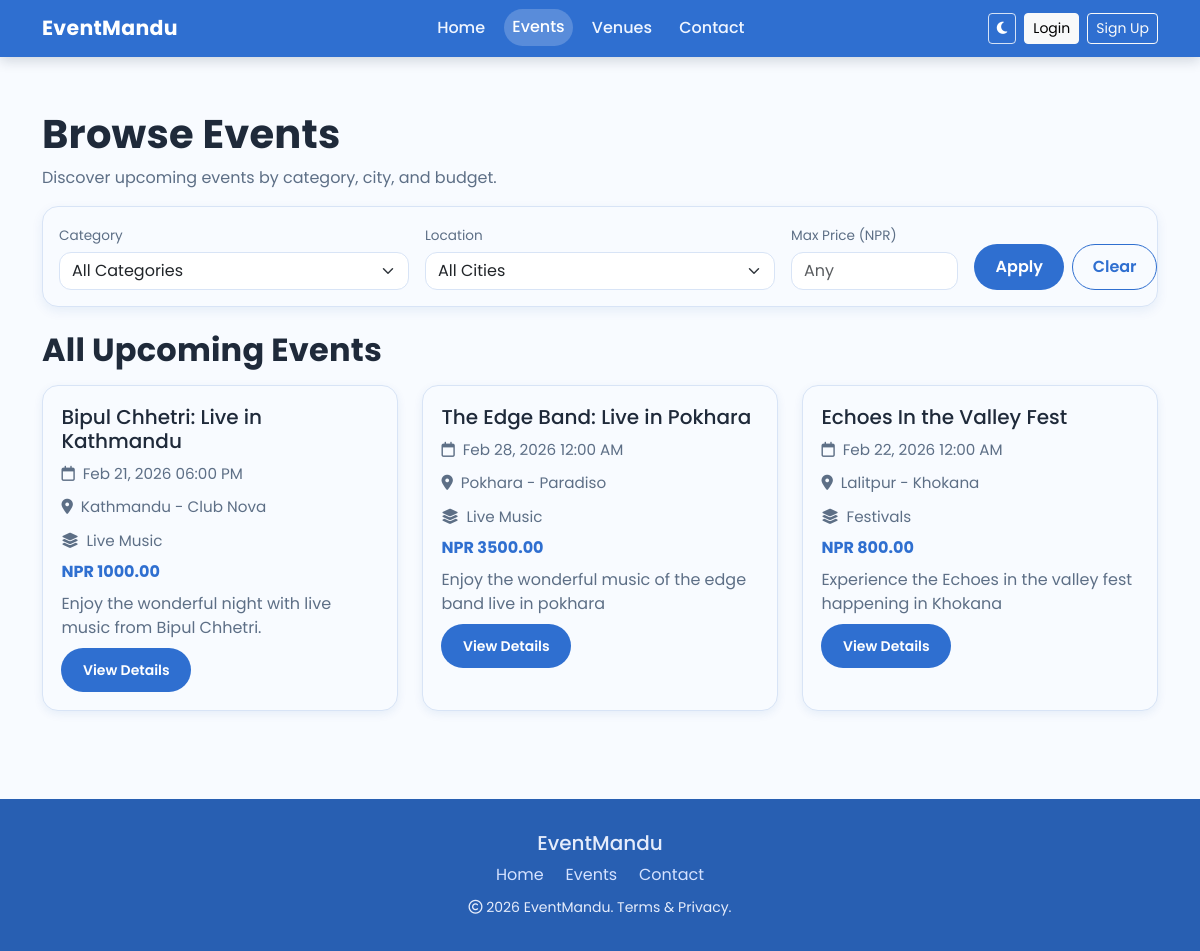
Screenshot of /events/ with the database file from the repository.
### events/models.py (models this page shows, shortened)
class Event(models.Model):
    APPROVAL_PENDING = "pending"
    APPROVAL_APPROVED = "approved"
    APPROVAL_REJECTED = "rejected"
    APPROVAL_CHOICES = [
        (APPROVAL_PENDING, "Pending"),
        (APPROVAL_APPROVED, "Approved"),
        (APPROVAL_REJECTED, "Rejected"),
    ]
    title = models.CharField(max_length=200)
    description = models.TextField()
    organizer = models.ForeignKey(
        settings.AUTH_USER_MODEL,
        on_delete=models.SET_NULL,
        null=True,
        blank=True,
        related_name="organized_events",
    )
    venue = models.ForeignKey(Venue, on_delete=models.CASCADE)
    category = models.ForeignKey(Category, on_delete=models.CASCADE, null=True)
    start_date = models.DateTimeField()
    end_date = models.DateTimeField()
    price = models.DecimalField(max_digits=8, decimal_places=2)
    popularity = models.IntegerField(
        default=1,
        validators=[MinValueValidator(1), MaxValueValidator(5)],
    )  # 1-5 scale
    is_active = models.BooleanField(default=True)
    approval_status = models.CharField(
        max_length=20,
        choices=APPROVAL_CHOICES,
        default=APPROVAL_PENDING,
        db_index=True,
    )
    approved_by = models.ForeignKey(
        settings.AUTH_USER_MODEL,
        on_delete=models.SET_NULL,
        null=True,
        blank=True,
        related_name="approved_events",
    )
    approved_at = models.DateTimeField(null=True, blank=True)
    class Meta:
        constraints = [
            models.CheckConstraint(
                condition=models.Q(popularity__gte=1, popularity__lte=5),
                name="event_popularity_1_5",
            )
        ]

class Venue(models.Model):
    name = models.CharField(max_length=200)
    address = models.TextField()
    capacity = models.IntegerField()
    latitude = models.FloatField()
    longitude = models.FloatField()
    city = models.CharField(max_length=100)

class Category(models.Model):
    name = models.CharField(max_length=100)  # e.g., Concert, Conference, Sports

### events/views.py (the view, shortened to what this page needs)
def events_view(request):
    selected_category = request.GET.get("category")
    selected_city = request.GET.get("city", "").strip()
    selected_max_price = request.GET.get("max_price", "").strip()
    categories = Category.objects.order_by("name")
    cities = Venue.objects.values_list("city", flat=True).distinct().order_by("city")
    events = (
        Event.objects.filter(is_active=True, approval_status=Event.APPROVAL_APPROVED)
        .select_related("venue", "category")
        .order_by("start_date")
    )
    recommended = get_recommended_events(request)
    if selected_category:
        if selected_category.isdigit():
            events = events.filter(category_id=selected_category)
        else:
            selected_category = ""
    if selected_city:
        events = events.filter(venue__city__iexact=selected_city)
    recommended = recommended[:3]
    return render(
        request,
        "events.html",
        {
            "events": events,
            "recommended_events": recommended,
            "categories": categories,
            "selected_category": selected_category,
            "cities": cities,
            "selected_city": selected_city,
            "selected_max_price": selected_max_price,
        },
    )

### events/context_processors.py (called while the page is built)
def user_role(request):
    role = None
    if request.user.is_authenticated:
        role = get_user_role(request.user)
    return {"user_role": role}

### events/recommendation.py (called while the page is built)
def normalize(value, max_value):
    if max_value == 0:
        return 0
    return value / max_value

### templates/events.html (shortened to what this page needs)
{% load static %}
<!doctype html>
<html lang="en" data-bs-theme="light">
<head>
  <link href="https://cdn.jsdelivr.net/npm/bootstrap@5.3.2/dist/css/bootstrap.min.css" rel="stylesheet">
  <link rel="stylesheet" href="https://cdnjs.cloudflare.com/ajax/libs/font-awesome/6.5.2/css/all.min.css">
  <link rel="stylesheet" href="{% static 'css/style.css' %}?v=20260228a">
</head>
<body>
<nav class="navbar navbar-expand-lg fixed-top brand-nav navbar-dark">
  <div class="container">
    <a class="navbar-brand brand-name" href="{% url 'home' %}">EventMandu</a>
    <div class="collapse navbar-collapse" id="navbarNav">
      <ul class="navbar-nav mx-auto text-center">
        <li class="nav-item"><a class="nav-link {% if request.resolver_match.url_name == 'home' %}active{% endif %}" href="{% url 'home' %}">Home</a></li>
        <li class="nav-item"><a class="nav-link {% if request.resolver_match.url_name == 'events' %}active{% endif %}" href="{% url 'events' %}">Events</a></li>
        <li class="nav-item"><a class="nav-link {% if request.resolver_match.url_name == 'venues' %}active{% endif %}" href="{% url 'venues' %}">Venues</a></li>
        <li class="nav-item"><a class="nav-link {% if request.resolver_match.url_name == 'contact' %}active{% endif %}" href="{% url 'contact' %}">Contact</a></li>
      </ul>
      <div class="d-flex align-items-center gap-2 justify-content-center">
        <button class="btn btn-sm theme-toggle" id="themeToggle" type="button" aria-label="Toggle theme">
          <i class="fa-solid fa-moon"></i>
        </button>
        {% if user.is_authenticated %}
        <div class="dropdown">
          <button class="btn btn-sm btn-light dropdown-toggle" type="button" data-bs-toggle="dropdown">
            <i class="fa-solid fa-user"></i> {{ user.username }}
          </button>
          <ul class="dropdown-menu dropdown-menu-end">
                        <li><a class="dropdown-item" href="{% url 'profile_preferences' %}">Profile & Preferences</a></li>
            {% if user_role == "admin" %}
            <li><a class="dropdown-item" href="{% url 'admin_dashboard' %}">Admin Dashboard</a></li>
            {% endif %}
            {% if user_role == "organizer" or user_role == "admin" %}
            <li><a class="dropdown-item" href="{% url 'organizer_dashboard' %}">Organizer Dashboard</a></li>
            {% endif %}
            <li><a class="dropdown-item" href="{% url 'tickets' %}">My Tickets</a></li>
            <li><a class="dropdown-item" href="{% url 'logout' %}">Logout</a></li>
          </ul>
        </div>
        {% else %}
        <a class="btn btn-sm btn-light" href="{% url 'login' %}">Login</a>
        <a class="btn btn-sm btn-outline-light" href="{% url 'register' %}">Sign Up</a>
        {% endif %}
      </div>
    </div>
  </div>
</nav>
<main class="section-space pt-4">
  <div class="container">
    <section class="mb-4">
      <h1 class="section-title mb-2">Browse Events</h1>
      <p class="section-subtitle mb-3">Discover upcoming events by category, city, and budget.</p>
      <form method="get" class="filter-panel">
        <div class="row g-3 align-items-end">
          <div class="col-lg-4 col-md-6">
            <label class="filter-label" for="category">Category</label>
            <select class="form-select" id="category" name="category">
              <option value="">All Categories</option>
            </select>
          </div>
          <div class="col-lg-4 col-md-6">
            <label class="filter-label" for="city">Location</label>
            <select class="form-select" id="city" name="city">
              <option value="">All Cities</option>
            </select>
          </div>
          <div class="col-lg-2 col-md-6">
            <label class="filter-label" for="max_price">Max Price (NPR)</label>
            <input type="number" min="0" step="0.01" id="max_price" name="max_price" class="form-control" value="{{ selected_max_price }}" placeholder="Any">
          </div>
          <div class="col-lg-2 col-md-6 d-flex gap-2">
            <button type="submit" class="btn btn-primary-brand w-100">Apply</button>
            <a href="{% url 'events' %}" class="btn btn-outline-brand w-100">Clear</a>
          </div>
        </div>
      </form>
    </section>
    <section>
      <h2 class="section-title mb-3">All Upcoming Events</h2>
      <div class="row event-grid">
        {% for event in events %}
        <div class="col-lg-4 col-md-6">
          <article class="event-card">
            <h5 class="mb-2">{{ event.title }}</h5>
            <p class="event-meta mb-2"><i class="fa-regular fa-calendar me-2"></i>{{ event.end_date|date:"M d, Y h:i A" }}</p>
            <p class="event-meta mb-2"><i class="fa-solid fa-location-dot me-2"></i>{{ event.venue.city }} - {{ event.venue.name }}</p>
            <p class="event-meta mb-2"><i class="fa-solid fa-layer-group me-2"></i>{{ event.category.name|default:"General" }}</p>
            <p class="event-price mb-2">NPR {{ event.price }}</p>
            <p class="section-subtitle mb-2">{{ event.description|truncatechars:120 }}</p>
            <a href="{% url 'event_detail' event.id %}" class="btn btn-primary-brand btn-sm">View Details</a>
          </article>
        </div>
        {% empty %}
        <div class="col-12"><div class="alert alert-info">No events available for the selected filters.</div></div>
        {% endfor %}
      </div>
    </section>
  </div>
</main>
<footer class="site-footer">
  <div class="container text-center">
    <h5 class="mb-2">EventMandu</h5>
    <div class="mb-2">
      <a class="footer-link" href="{% url 'home' %}">Home</a>
      <a class="footer-link" href="{% url 'events' %}">Events</a>
      <a class="footer-link" href="{% url 'contact' %}">Contact</a>
    </div>
    <small><i class="fa-regular fa-copyright"></i> 2026 EventMandu. Terms & Privacy.</small>
  </div>
</footer>
</body>
</html>

### static/css/style.css (style rules this page uses)
:root { --primary: #2f6fd0; --accent: #ff7a59; --bg: #f8fbff; --bg-soft: #eef4ff; --text: #1f2a3a; --muted: #5d6f86; --slate: #32465e; --line: #d8e4f6; --radius: 16px; --radius-sm: 12px; --shadow: 0 18px 42px rgba(13, 71, 161, 0.12); --shadow-card: 0 3px 10px rgba(13, 71, 161, 0.08); --shadow-card-hover: 0 3px 10px rgba(13, 71, 161, 0.1); --nav-offset: 110px; --nav-offset-mobile: 96px; }
* { box-sizing: border-box; }
html, body { min-height: 100%; }
body { margin: 0; padding-top: 0; background: var(--bg); color: var(--text); font-family: "Poppins", "Montserrat", sans-serif; display: flex; flex-direction: column; min-height: 100vh; }
a { color: inherit; text-decoration: none; }
.section-space { padding: 5.5rem 0; }
main { flex: 1 0 auto; padding-top: var(--nav-offset) !important; }
main.pt-4 { padding-top: var(--nav-offset) !important; }
.section-title { font-weight: 700; letter-spacing: 0.2px; }
.section-subtitle { color: var(--muted); }
.brand-nav { background: var(--primary); box-shadow: 0 4px 12px rgba(10, 25, 48, 0.16); }
.brand-name { font-weight: 700; font-size: 1.28rem; letter-spacing: 0.3px; }
.brand-nav .nav-link { color: #eff5ff; font-weight: 500; margin: 0 0.35rem; border-radius: 999px; padding: 0.4rem 0.85rem; transition: background-color 0.25s ease, transform 0.25s ease; }
.brand-nav .nav-link:hover, .brand-nav .nav-link.active { color: #ffffff; background-color: rgba(255, 255, 255, 0.2); transform: translateY(-1px); }
.theme-toggle { border: 1px solid rgba(255, 255, 255, 0.8); color: #ffffff; }
.btn-primary-brand { background: var(--primary); border: none; color: #ffffff; border-radius: 999px; padding: 0.7rem 1.35rem; font-weight: 600; }
.btn-outline-brand { border: 1px solid var(--primary); color: var(--primary); border-radius: 999px; padding: 0.64rem 1.2rem; font-weight: 600; }
.feature-card, .event-card, .soft-card, .auth-card, .tickets-card { background: var(--bg); border: 1px solid var(--line); border-radius: var(--radius); box-shadow: var(--shadow-card); }
.event-grid { row-gap: 1.3rem; justify-content: center; }
.event-card { padding: 1.15rem; height: 100%; position: relative; transition: transform 0.25s ease, box-shadow 0.25s ease; }
.event-meta { color: var(--muted); margin: 0.65rem 0; font-size: 0.95rem; }
.event-price { color: var(--primary); font-weight: 700; }
.filter-panel { padding: 1rem; border-radius: var(--radius); background: var(--bg); border: 1px solid var(--line); box-shadow: 0 4px 12px rgba(13, 71, 161, 0.08); margin-bottom: 0.35rem; }
.filter-label { font-size: 0.85rem; color: var(--muted); margin-bottom: 0.35rem; }
.form-control, .form-select { border-radius: 12px; border-color: var(--line); }
footer.site-footer { margin-top: auto; padding: 2rem 0; background: #285fb2; color: #e5ecfb; }
footer .footer-link { color: #d5e2ff; margin: 0 0.55rem; }

### rows the page displays
Event: title "Bipul Chhetri: Live in Kathmandu", end_date "Feb 21, 2026 06:00 PM", venue.city "Kathmandu", venue.name "Club Nova", category.name "Live Music", price "1000.00", description "Enjoy the wonderful night with live music from Bipul Chhetri."
Event: title "The Edge Band: Live in Pokhara", end_date "Feb 28, 2026 12:00 AM", venue.city "Pokhara", venue.name "Paradiso", category.name "Live Music", price "3500.00", description "Enjoy the wonderful music of the edge band live in pokhara"
Event: title "Echoes In the Valley Fest", end_date "Feb 22, 2026 12:00 AM", venue.city "Lalitpur", venue.name "Khokana", category.name "Festivals", price "800.00", description "Experience the Echoes in the valley fest happening in Khokana"
